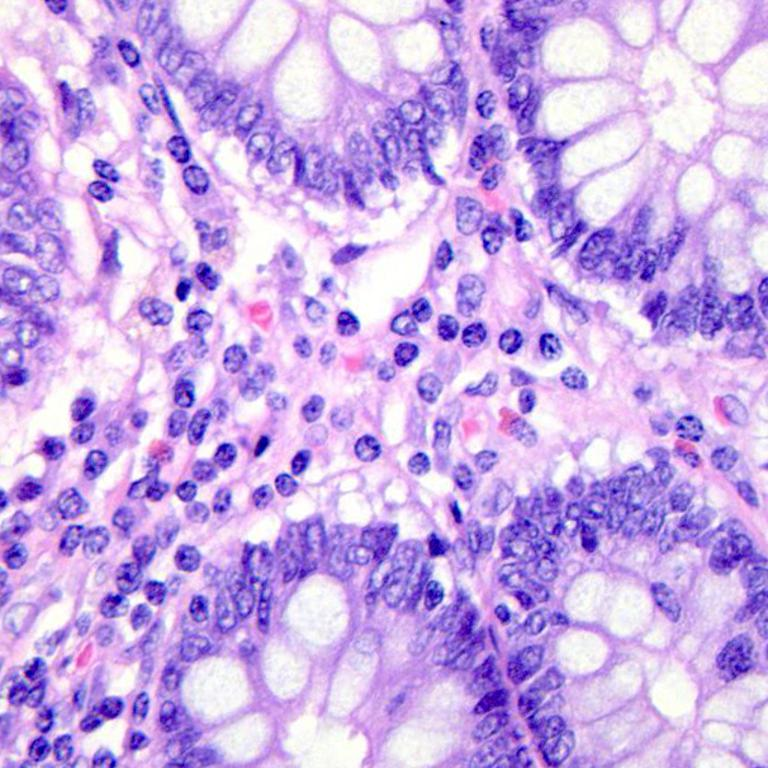
#> input picture dataset/images/normal/colonn1072.jpeg, 768 x 768 px, found by its file name
$ python train_image_model.py
#> lines starting #> are read from the running program, lines starting #| are printed output that depends on the picture
import os
import cv2
import numpy as np
import pickle

from sklearn.model_selection import train_test_split
from sklearn.svm import SVC
from sklearn.metrics import accuracy_score

data = []
labels = []

dataset_path = "dataset/images"

for category in ["normal","cancer"]:

    path = os.path.join(dataset_path, category)
    label = 0 if category=="normal" else 1

    for img in os.listdir(path):

        img_path = os.path.join(path,img)

        image = cv2.imread(img_path)
#> image is the input picture: shape (768, 768, 3); mean B, G, R 231.8, 172.3, 202.5
        image = cv2.resize(image,(64,64))
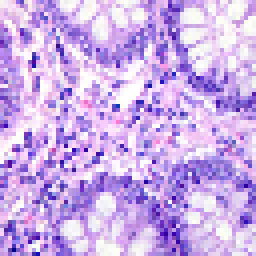
#> image: shape (64, 64, 3) (shown 4 times larger); mean B, G, R 232.5, 172.8, 203
        image = cv2.cvtColor(image,cv2.COLOR_BGR2GRAY)
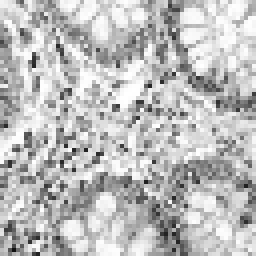
#> image: shape (64, 64) (shown 4 times larger); min 17, max 255, mean 188.6

        data.append(image.flatten())
        labels.append(label)
#> pass 2 of the loop `for category in ["normal","cancer"]:`:
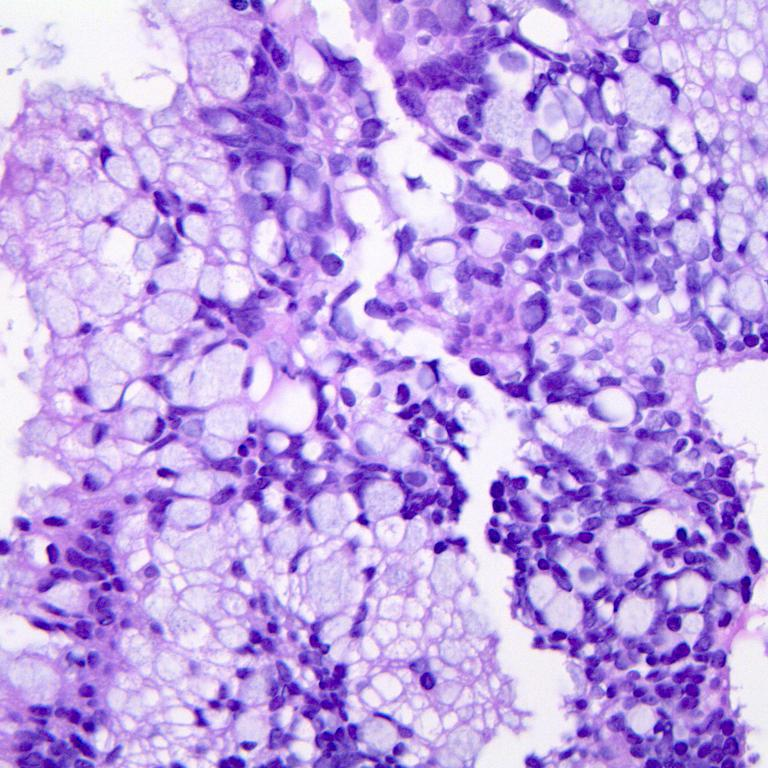
#> input picture dataset/images/cancer/colonca1046.jpeg, 768 x 768 px, found by its file name
#> image is the input picture: shape (768, 768, 3); mean B, G, R 228.9, 161, 190.5
#> `image = cv2.resize(image,(64,64))`:
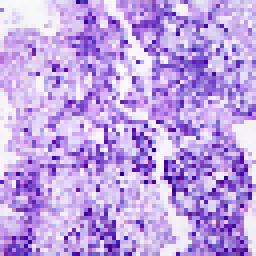
#> image: shape (64, 64, 3) (shown 4 times larger); mean B, G, R 229.2, 161.2, 190.7
#> `image = cv2.cvtColor(image,cv2.COLOR_BGR2GRAY)`:
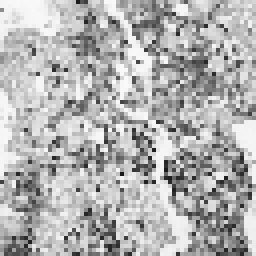
#> image: shape (64, 64) (shown 4 times larger); min 26, max 249, mean 177.8

data = np.array(data)
labels = np.array(labels)

X_train,X_test,y_train,y_test = train_test_split(
    data,labels,test_size=0.2,random_state=42
)

model = SVC()

model.fit(X_train,y_train)

pred = model.predict(X_test)

accuracy = accuracy_score(y_test,pred)

print("Image Model Accuracy:",accuracy)

with open("models/image_model.pkl","wb") as f:
    pickle.dump(model,f)
